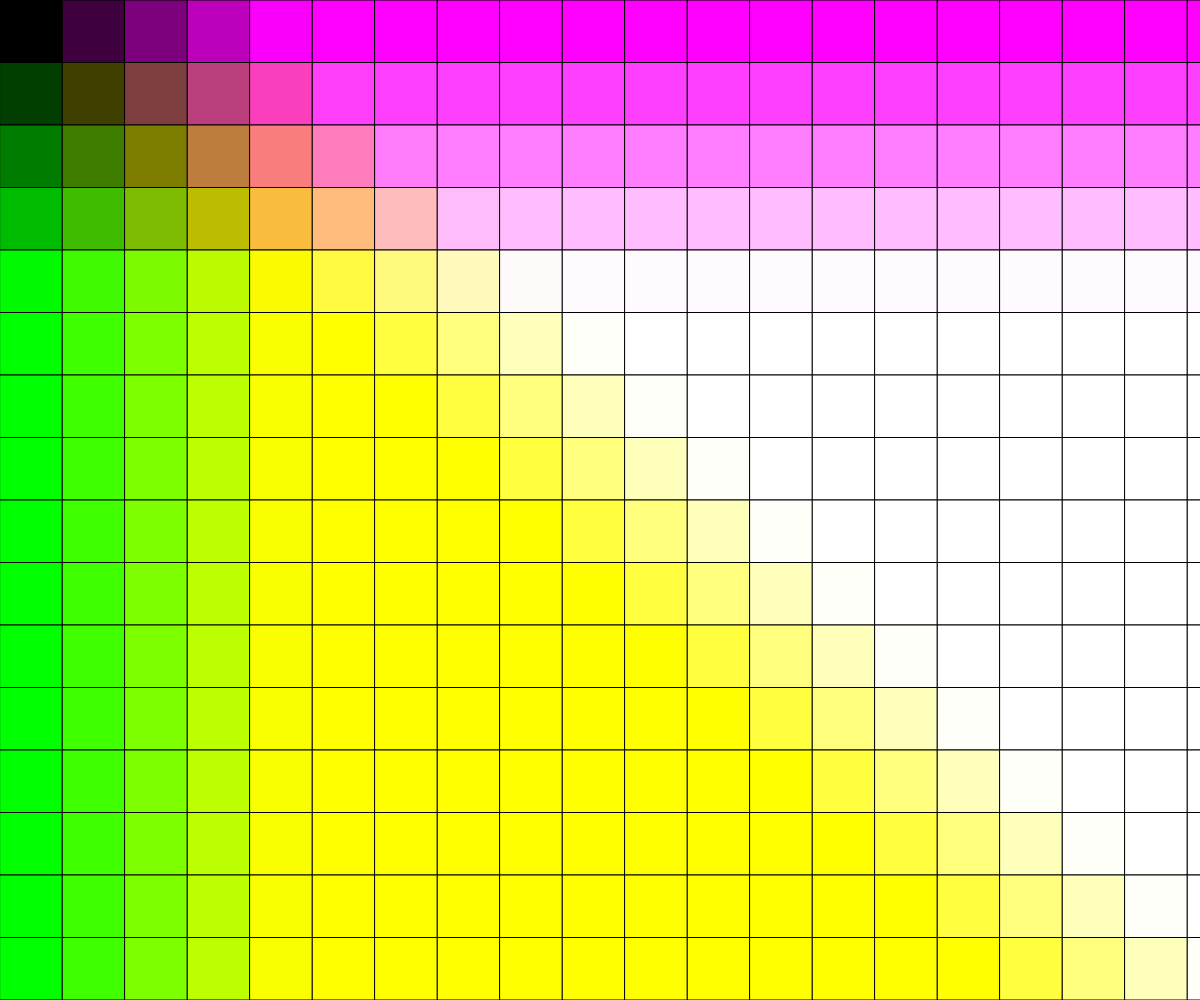
Frame 1 (no input)
Frame 60 (no input): identical to frame 1, image omitted
Frame 120 (the mouse pressed at the canvas centre since frame 60): identical to frame 1, image omitted

The p5.js sketch that drew this single still picture (run headless with seeded random() and noise() and a simulated clock; from frame 60 on, the mouse is pressed at the canvas centre):

// p5.js sketch
// ── sketch.js
/*

Assemble and modify:
1. Unscramble and assemble the code to create something like this:
https://printablee.com/postpic/2015/04/free-printable-grid-paper_18888.png

2. Add some random variation, for example:

- Change some of the elements to be different from the others
- Or maybe all the elements are different from each other
- Or replace an element with an entirely new one

*/

let cellSize;

function setup() {
  createCanvas(windowWidth, windowHeight);
  // noFill();

  cellSize = min(width / 16, height / 16);
}

function windowResized() {
  resizeCanvas(windowWidth, windowHeight);
}

function draw() {
  background(255);
stroke(0)

  for (let y = 0; y < height; y += cellSize) {
    for (let x = 0; x < width; x += cellSize) {
      fill (x, y, x-y)
      square(x, y, cellSize);
    
    }
  }
}
